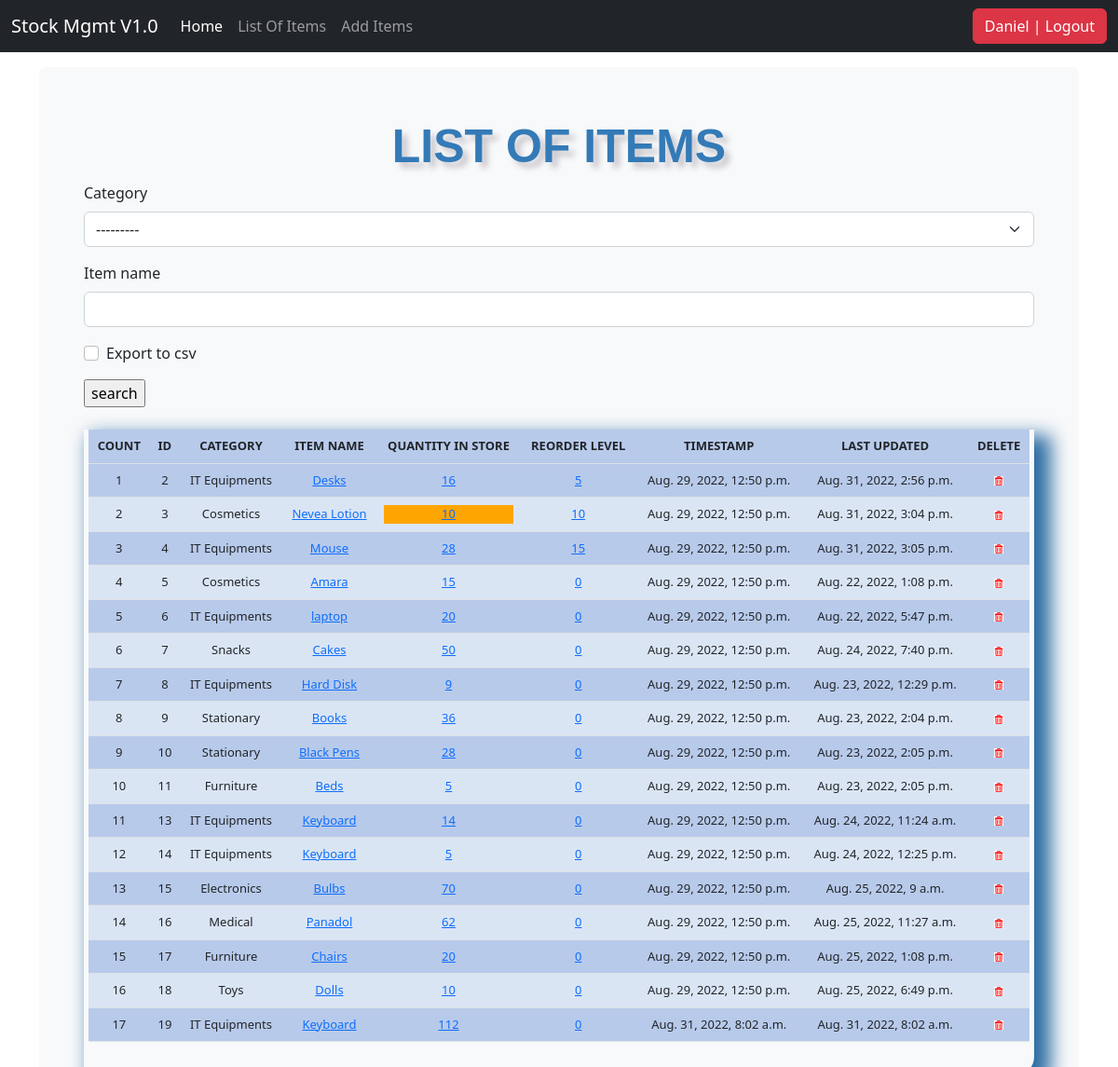
The app's page /list_items/ (signed in) with its own data.
### stockmgmt/models.py (models this page shows, shortened)
class Stock(models.Model):
    category = models.ForeignKey(Category, on_delete=models.CASCADE, blank=True)
    item_name = models.CharField(max_length=50, blank=True, null=True)
    quality = models.IntegerField(default='0', blank=True, null=True)
    receive_quantity = models.IntegerField(default='0', blank=True, null=True)
    receive_by = models.CharField(max_length=50, blank=True, null=True)
    issue_quantity = models.IntegerField(default='0', blank=True, null=True)
    issue_by = models.CharField(max_length=50, blank=True, null=True)
    issue_to = models.CharField(max_length=50, blank=True, null=True)
    phone_number = models.CharField(max_length=50, blank=True, null=True)
    created_by = models.CharField(max_length=50, blank=True, null=True)
    reorder_level = models.IntegerField(default='0', blank=True, null=True)
    last_updated = models.DateTimeField(auto_now_add=False, auto_now=True)
    timestamp = models.DateTimeField(auto_now_add=True, auto_now=False)

class Category(models.Model):
    name = models.CharField(max_length=50, blank=True, null=True)
    def __str__(self):
        return self.name

### stockmgmt/views.py (the view, shortened to what this page needs)
# urls.py: path('list_items/', views.list_items, name='list_items'),
@login_required
def list_items(request):
    title = 'LIST OF ITEMS'
    form = StockSearchForm(request.POST or None)
    queryset = Stock.objects.all()
    context = {
        'title':title,
        'queryset' : queryset,
        'form' : form,
    }
    return render(request, "list_items.html", context)

### stockmgmt/forms.py
class StockSearchForm(forms.ModelForm):
    export_to_csv = forms.BooleanField(required=False)
    class Meta:
        model = Stock
        fields = ['category', 'item_name']

### stockmgmt/templates/list_items.html (shortened to what this page needs)
{% load static %}
{% load crispy_forms_tags %}
<!DOCTYPE html>
<html lang="en">
  <head>
<link href="{% static 'css/stylesheet.css' %}" rel="stylesheet">
<link href="https://cdn.jsdelivr.net/npm/bootstrap@5.2.0/dist/css/bootstrap.min.css" rel="stylesheet"
integrity="sha384-gH2yIJqKdNHPEq0n4Mqa/HGKIhSkIHeL5AyhkYV8i59U5AR6csBvApHHNl/vI1Bx">
    <link href="{% static 'css/navbar-top-fixed.css' %}" rel="stylesheet">
  </head>
  <body>
{% include 'navbar.html' %}
<main class="container">
  <div class="bg-light p-5 rounded">
    <div class='header'>{{title}}</div>
    <form method = 'POST' action=''>{% csrf_token %}
      {{form|crispy}}
      <input type='submit' value='search'/>
    </form><br>
    <div class="display_table">
        <table class='table'>
            <thead>
                <tr>
                    <th>COUNT</th>
                    <th>ID</th>
                    <th>CATEGORY</th>
                    <th>ITEM NAME</th>
                    <th>QUANTITY IN STORE</th>
                    <th>REORDER LEVEL</th>
                    <th>TIMESTAMP</th>
                    <th>LAST UPDATED</th>
                    <th>DELETE</th>
                </tr>
            </thead>
      {% for instance in queryset %}
                <tr>
                    <td>{{forloop.counter}}</td>
                    <td>{{instance.id}}</td>
                    <td>{{instance.category}}</td>
                    <td> <a href="{% url 'update_items' instance.id %}">{{instance.item_name}}</a></td>
                    <td>
                        {% if instance.quality <= instance.reorder_level %}
                            <div style="background-color: orange;">
                                <a href="{% url 'stock_detail' instance.id %}">{{instance.quality}}</a>
                            </div>
                        {% else %}
                            <a href="{% url 'stock_detail' instance.id %}">{{instance.quality}}</a>
                        {% endif %}
                    </td>
                    <td><a href="{% url 'reorder_level' instance.id %}">{{instance.reorder_level}}</a></td>
                    <td>{{instance.timestamp}}</td>
                    <td>{{instance.last_updated}}</td>
                    <td><a href="{% url 'delete_items' instance.id %}"><img style="height:10px; width:10px;" src="{% static 'img/del.png' %}"></a></td>
                </tr>
      {% endfor %}
        </table>
    </div>
  </div>
</main>
  </body>
</html>

### stockmgmt/templates/navbar.html (shortened to what this page needs)
<nav class="navbar navbar-expand-md navbar-dark fixed-top bg-dark">
    <div class="container-fluid">
      <a class="navbar-brand" href="#">Stock Mgmt V1.0</a>
      <div class="collapse navbar-collapse" id="navbarCollapse">
        <ul class="navbar-nav me-auto mb-2 mb-md-0">
          <li class="nav-item">
            <a class="nav-link active" aria-current="page" href="/">Home</a>
          </li>
		  {% if request.user.is_authenticated %}
          <li class="nav-item">
            <a class="nav-link" href="/list_items">List Of Items</a>
          </li>
          <li class="nav-item">
            <a class="nav-link" href="/add_items">Add Items</a>
          </li>
		  {% endif %}
        </ul>
        <ul class="navbar-nav">
			{% if request.user.is_authenticated %}
			<li><a href="/accounts/logout"><button class="btn btn-danger">{{ user }} | Logout</button></a></li>
			{% else %}
			<li><a href="/accounts/login"><button class="btn btn-danger">Login</button></a></li>
			{% endif %}
        </ul>
      </div>
    </div>
  </nav>

### stockmgmt/static/css/stylesheet.css (style rules this page uses)
body { background-color: #34eb6b; }
.table { font-size: 13px; text-align: center; width: 95%; margin: auto; }
.table tr:nth-child(odd) { background: #B8CAEA; }
.table tr:nth-child(even) { background: #dae5f4; }
th { background: #337ab7; }
.display_table { border-bottom-right-radius: 20px; padding-left: 5px; padding-right: 5px; padding-bottom: 20px; box-shadow: 12px 12px 20px 6px #2e6da4; }
.header { font-family: helvetica; color: #337ab7; font-size: 50px; width: 100%; text-align: center; text-shadow: 6px 6px 6px #c9c6cc; display: block; font-weight: bolder; }

### stockmgmt/static/css/navbar-top-fixed.css (style rules this page uses)
body { min-height: 75rem; padding-top: 4.5rem; }

### records on screen
Stock: id "2", category "IT Equipments", item_name "Desks", quality "16", reorder_level "5", timestamp "Aug. 29, 2022, 12:50 p.m.", last_updated "Aug. 31, 2022, 2:56 p.m."
Stock: id "3", category "Cosmetics", item_name "Nevea Lotion", quality "10", reorder_level "10", timestamp "Aug. 29, 2022, 12:50 p.m.", last_updated "Aug. 31, 2022, 3:04 p.m."
Stock: id "4", category "IT Equipments", item_name "Mouse", quality "28", reorder_level "15", timestamp "Aug. 29, 2022, 12:50 p.m.", last_updated "Aug. 31, 2022, 3:05 p.m."
Stock: id "5", category "Cosmetics", item_name "Amara", quality "15", reorder_level "0", timestamp "Aug. 29, 2022, 12:50 p.m.", last_updated "Aug. 22, 2022, 1:08 p.m."
Stock: id "6", category "IT Equipments", item_name "laptop", quality "20", reorder_level "0", timestamp "Aug. 29, 2022, 12:50 p.m.", last_updated "Aug. 22, 2022, 5:47 p.m."
Stock: id "7", category "Snacks", item_name "Cakes", quality "50", reorder_level "0", timestamp "Aug. 29, 2022, 12:50 p.m.", last_updated "Aug. 24, 2022, 7:40 p.m."
Stock: id "8", category "IT Equipments", item_name "Hard Disk", quality "9", reorder_level "0", timestamp "Aug. 29, 2022, 12:50 p.m.", last_updated "Aug. 23, 2022, 12:29 p.m."
Stock: id "9", category "Stationary", item_name "Books", quality "36", reorder_level "0", timestamp "Aug. 29, 2022, 12:50 p.m.", last_updated "Aug. 23, 2022, 2:04 p.m."
Stock: id "10", category "Stationary", item_name "Black Pens", quality "28", reorder_level "0", timestamp "Aug. 29, 2022, 12:50 p.m.", last_updated "Aug. 23, 2022, 2:05 p.m."
Stock: id "11", category "Furniture", item_name "Beds", quality "5", reorder_level "0", timestamp "Aug. 29, 2022, 12:50 p.m.", last_updated "Aug. 23, 2022, 2:05 p.m."
Stock: id "13", category "IT Equipments", item_name "Keyboard", quality "14", reorder_level "0", timestamp "Aug. 29, 2022, 12:50 p.m.", last_updated "Aug. 24, 2022, 11:24 a.m."
Stock: id "14", category "IT Equipments", item_name "Keyboard", quality "5", reorder_level "0", timestamp "Aug. 29, 2022, 12:50 p.m.", last_updated "Aug. 24, 2022, 12:25 p.m."
Stock: id "15", category "Electronics", item_name "Bulbs", quality "70", reorder_level "0", timestamp "Aug. 29, 2022, 12:50 p.m.", last_updated "Aug. 25, 2022, 9 a.m."
Stock: id "16", category "Medical", item_name "Panadol", quality "62", reorder_level "0", timestamp "Aug. 29, 2022, 12:50 p.m.", last_updated "Aug. 25, 2022, 11:27 a.m."
Stock: id "17", category "Furniture", item_name "Chairs", quality "20", reorder_level "0", timestamp "Aug. 29, 2022, 12:50 p.m.", last_updated "Aug. 25, 2022, 1:08 p.m."
Stock: id "18", category "Toys", item_name "Dolls", quality "10", reorder_level "0", timestamp "Aug. 29, 2022, 12:50 p.m.", last_updated "Aug. 25, 2022, 6:49 p.m."
Stock: id "19", category "IT Equipments", item_name "Keyboard", quality "112", reorder_level "0", timestamp "Aug. 31, 2022, 8:02 a.m.", last_updated "Aug. 31, 2022, 8:02 a.m."

### other values on screen
{{ user }} "Daniel"
{{ title }} "LIST OF ITEMS"
